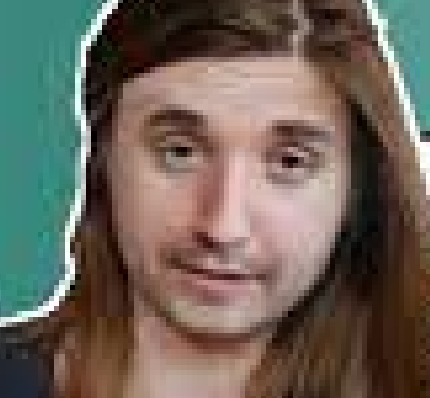
#> input picture Topico4/imgs/_neon.png, 430 x 398 px, found by its file name
$ python Alpha_blending.py
#> lines starting #> are read from the running program, lines starting #| are printed output that depends on the picture
import cv2
import numpy as np

#carrgando as imagens

neon = cv2.imread("Topico4\imgs\_neon.png")
#> neon is the input picture: shape (398, 430, 3); mean B, G, R 89.1, 99.7, 108.7
lilce = cv2.imread("Topico4\imgs\lilce.png")
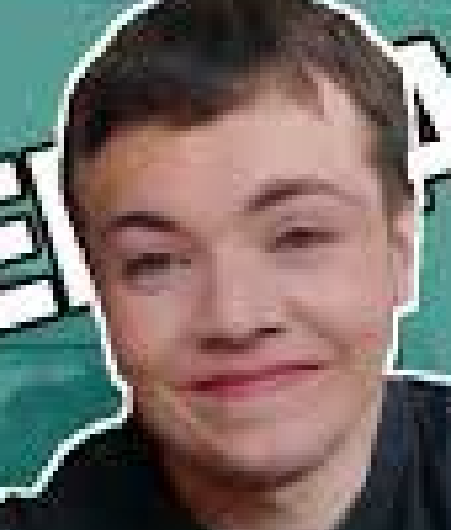
#> input picture Topico4/imgs/lilce.png, 451 x 530 px, found by its file name
#> lilce is the input picture: shape (530, 451, 3); mean B, G, R 104.8, 109.6, 119.6

#garantir que as fotos possuam as mesmas dimensoes

height_neon, widht_neon, _ = neon.shape
#> height_neon = 398; widht_neon = 430
lilce = cv2.resize(lilce,(widht_neon, height_neon))
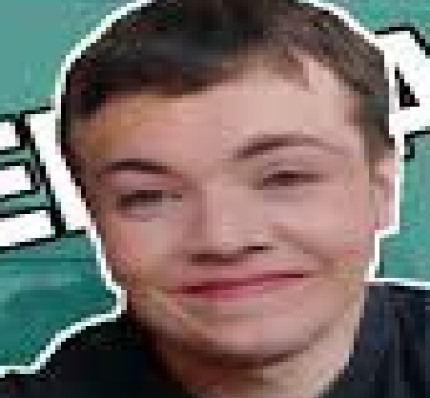
#> lilce: shape (398, 430, 3); mean B, G, R 104.8, 109.6, 119.5

#mescla imagens (soma ponderada de duas matrizes, pega os pixels e soma)

nelce = cv2.addWeighted(neon, 0.5, lilce, 0.5, 0)
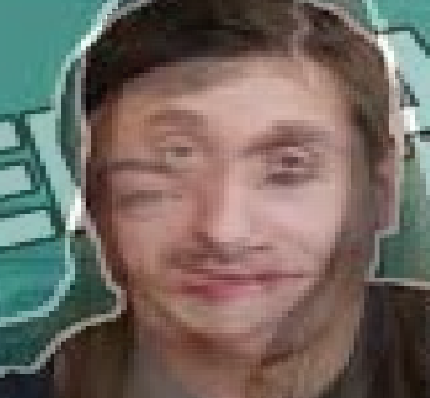
#> nelce: shape (398, 430, 3); mean B, G, R 97, 104.6, 114.1

#reduzir o tamanho da imagem do nelce

neon = cv2.resize(neon, (int(widht_neon * 0.25),int(height_neon * 0.25) ))
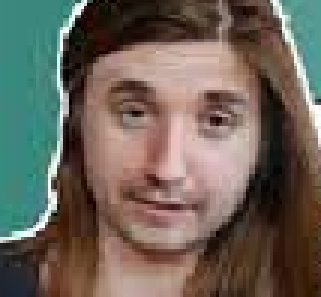
#> neon: shape (99, 107, 3) (shown 3 times larger); mean B, G, R 88.9, 99.4, 108.5

# recortar a face

#crop_nelce = nelce[10:100, 20:120]

cv2.imshow("Nelce", nelce)

#espera uma tecla ser precionada
cv2.waitKey(0)
#fecha as janelas abertas
cv2.destroyAllWindows()
